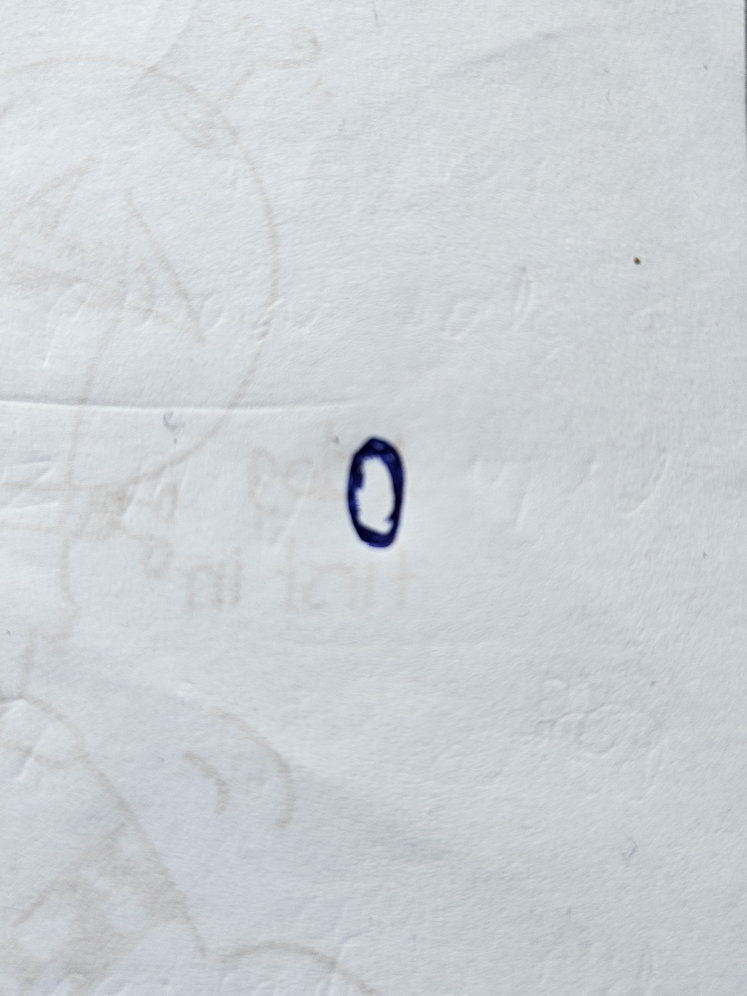
#> input picture test_images/0.jpg.jpeg, 2241 x 2987 px, found by its file name (shown at 1/3 size); its folder holds only this picture in this run
$ python test_multiple_images.py
#> lines starting #> are read from the running program, lines starting #| are printed output that depends on the picture; after the words box and inside, x2 and y2 are one past the last pixel; in counts of white or black regions, pixels touching at a corner belong together
#> (the call stopped at in compile_verilog, `result = subprocess.run( ["iverilog", "-g2012", "-o", "cnn_sim"] + SOU..`: subprocess is not available in this run)

import os
import re
import subprocess
import csv

import cv2
import numpy as np
from PIL import Image

# ==================================================
# PROJECT CONFIGURATION
# ==================================================

PROJECT = os.path.expanduser("~/fpga-cnn")
IMAGE_DIR = os.path.join(PROJECT, "test_images")

INPUT_SCALE = 45.011730688743526

PROCESSED_PATH = os.path.join(PROJECT, "processed_input.png")
MEM_PATH = os.path.join(PROJECT, "mnist_image.mem")
RESULTS_PATH = os.path.join(PROJECT, "test_results.csv")

SOURCES = [
    "cnn_top_tb.v",
    "cnn_top.v",
    "conv1_8filters_bias.v",
    "maxpool_2x2.v",
    "requantize_array.v",
    "conv2_16filters.v",
    "maxpool_2x2_conv2.v",
    "fc_layer.v",
]


# ==================================================
# IMAGE PREPROCESSING
# Same method as image_demo.py
# ==================================================

def preprocess_image(path):
    image = cv2.imread(path)
#> image is the input picture: shape (2987, 2241, 3); mean B, G, R 213.8, 209.3, 204.2

    if image is None:
        raise ValueError(f"Cannot read image: {path}")

    # Detect blue pen ink.
    hsv = cv2.cvtColor(image, cv2.COLOR_BGR2HSV)
#> hsv: shape (2987, 2241, 3); mean H, S, V 103, 11.9, 213.8

    lower_blue = np.array([90, 35, 20], dtype=np.uint8)
    upper_blue = np.array([145, 255, 255], dtype=np.uint8)

    mask = cv2.inRange(hsv, lower_blue, upper_blue)
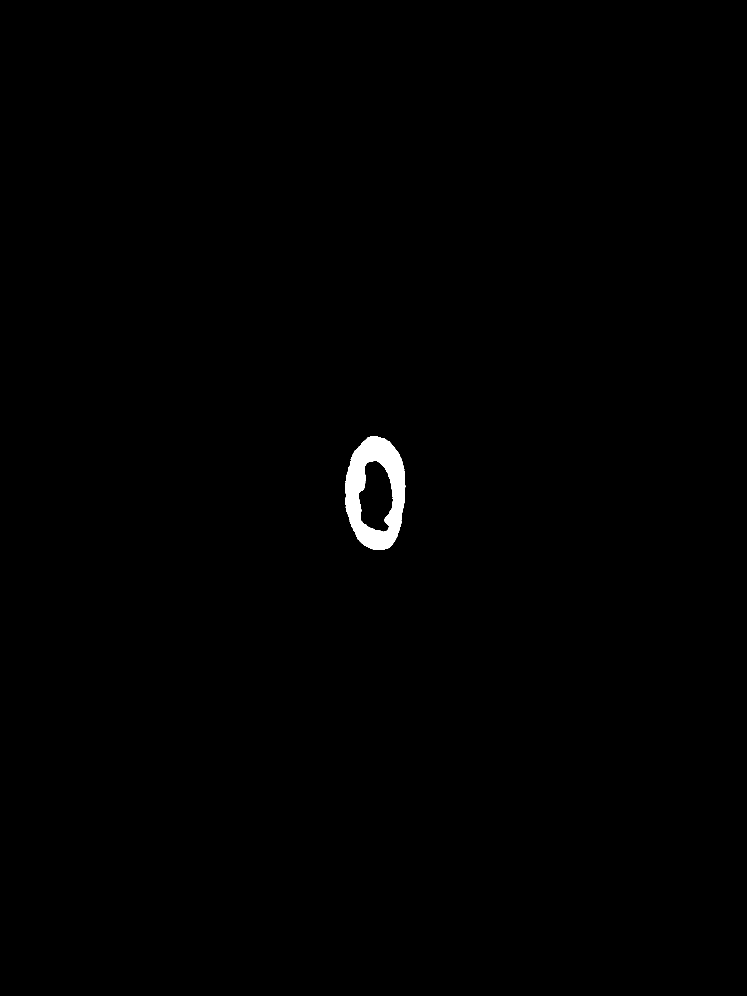
#> mask: shape (2987, 2241) (shown at 1/3 size); 0.49% white; 1 white region, box (x1, y1, x2, y2) and area: (1036, 1308, 1216, 1650) 32718

    # Remove isolated noise.
    kernel = np.ones((3, 3), dtype=np.uint8)
    mask = cv2.morphologyEx(
        mask, cv2.MORPH_OPEN, kernel, iterations=1
    )
#> mask: shape (2987, 2241); 0.49% white; 1 white region, box (x1, y1, x2, y2) and area: (1036, 1308, 1216, 1650) 32662

    # Join nearby pieces of handwriting.
    join_kernel = np.ones((5, 5), dtype=np.uint8)
    joined = cv2.morphologyEx(
        mask, cv2.MORPH_CLOSE, join_kernel, iterations=2
    )
#> joined: shape (2987, 2241); 0.49% white; 1 white region, box (x1, y1, x2, y2) and area: (1036, 1308, 1216, 1650) 32745

    count, labels, stats, _ = cv2.connectedComponentsWithStats(
        joined, connectivity=8
    )
#> count = 2; stats = [[0, 0, 2241, 2987, 6661122], [1036, 1308, 180, 342, 32745]]

    if count <= 1:
        raise ValueError("No blue handwriting detected")

    # Find the largest connected component.
    areas = stats[1:, cv2.CC_STAT_AREA]
#> areas = [32745]
    largest_label = 1 + int(np.argmax(areas))
#> largest_label = 1

    x = int(stats[largest_label, cv2.CC_STAT_LEFT])
#> x = 1036
    y = int(stats[largest_label, cv2.CC_STAT_TOP])
#> y = 1308
    w = int(stats[largest_label, cv2.CC_STAT_WIDTH])
#> w = 180
    h = int(stats[largest_label, cv2.CC_STAT_HEIGHT])
#> h = 342

    # Include a margin around the digit.
    margin = max(12, int(0.20 * max(w, h)))
#> margin = 68

    x1 = max(0, x - margin)
#> x1 = 968
    y1 = max(0, y - margin)
#> y1 = 1240
    x2 = min(joined.shape[1], x + w + margin)
#> x2 = 1284
    y2 = min(joined.shape[0], y + h + margin)
#> y2 = 1718

    # Preserve the blue pixels inside the expanded crop.
    crop = mask[y1:y2, x1:x2]
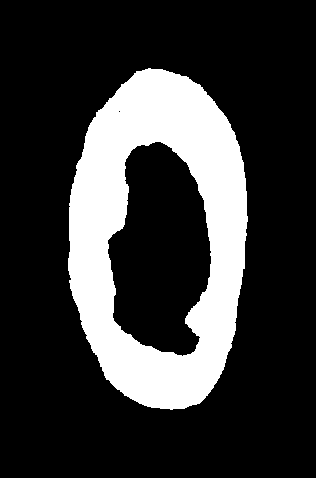
#> crop: shape (478, 316); 21.6% white; 1 white region, box (x1, y1, x2, y2) and area: (68, 68, 248, 410) 32662

    points = cv2.findNonZero(crop)
#> points = contour of 32662 points, box (x1, y1, x2, y2) (68, 68, 248, 410), area 250

    if points is None:
        raise ValueError("Could not locate digit strokes")

    bx, by, bw, bh = cv2.boundingRect(points)
#> bx = 68; by = 68; bw = 180; bh = 342
    digit = crop[by:by + bh, bx:bx + bw]
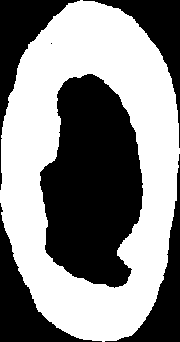
#> digit: shape (342, 180); 53.1% white; 6 black regions (1 under 20 px), largest, box (x1, y1, x2, y2) and area: (40, 74, 143, 288) 16040, (0, 203, 102, 342) 3573, (0, 0, 80, 190) 3460, (105, 154, 180, 342) 2949, (83, 0, 180, 148) 2875

    dh, dw = digit.shape

    if dw == 0 or dh == 0:
        raise ValueError("Detected digit has invalid dimensions")

    # Fit the digit inside 20x20 while preserving aspect ratio.
    scale = min(20.0 / dw, 20.0 / dh)

    new_w = max(1, int(round(dw * scale)))
    new_h = max(1, int(round(dh * scale)))

    resized = cv2.resize(
        digit,
        (new_w, new_h),
        interpolation=cv2.INTER_AREA
    )

    # Centre the digit on a black 28x28 canvas.
    canvas = np.zeros((28, 28), dtype=np.uint8)

    offset_x = (28 - new_w) // 2
    offset_y = (28 - new_h) // 2

    canvas[
        offset_y:offset_y + new_h,
        offset_x:offset_x + new_w
    ] = resized
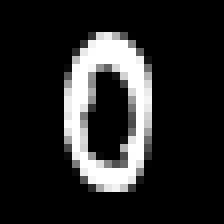
#> canvas: shape (28, 28) (shown 8 times larger); min 0, max 255, mean 38

    # Save for visual inspection and PyTorch comparison.
    Image.fromarray(canvas).save(PROCESSED_PATH)

    # Normalize and quantize exactly as in image_demo.py.
    values = []

    for pixel in canvas.flatten():
        normalized = (
            (int(pixel) / 255.0) - 0.1307
        ) / 0.3081

        quantized = round(normalized * INPUT_SCALE)
        quantized = max(-128, min(127, quantized))

        values.append(quantized)
#> after the loop, values = 784 values, max 127 at index 152, min -19 at index 0, mean 2.74

    if len(values) != 784:
        raise ValueError(
            f"Expected 784 pixels, got {len(values)}"
        )

    # Write signed INT8 values as hexadecimal bytes.
    with open(MEM_PATH, "w") as file:
        for value in values:
            file.write(f"{value & 0xFF:02x}\n")


# ==================================================
# COMPILE VERILOG
# ==================================================

def compile_verilog():
    print("Compiling Verilog CNN...")

    result = subprocess.run(
        ["iverilog", "-g2012", "-o", "cnn_sim"] + SOURCES,
        cwd=PROJECT,
        capture_output=True,
        text=True
    )

    if result.returncode != 0:
        raise RuntimeError(
            "Verilog compilation failed:\n" + result.stderr
        )

    print("Compilation successful.\n")


# ==================================================
# RUN ONE IMAGE
# ==================================================

def predict_image(path):
    # Every image must be preprocessed immediately before
    # running simulation because the testbench reads mnist_image.mem.
    preprocess_image(path)

    result = subprocess.run(
        ["vvp", "cnn_sim"],
        cwd=PROJECT,
        capture_output=True,
        text=True,
        timeout=120
    )

    if result.returncode != 0:
        raise RuntimeError(
            "Verilog simulation failed:\n" + result.stderr
        )

    match = re.search(
        r"Predicted digit:\s*(\d+)",
        result.stdout
    )

    if not match:
        raise RuntimeError(
            "Prediction not found in output:\n" + result.stdout
        )

    return int(match.group(1))


# ==================================================
# MAIN BATCH TEST
# ==================================================

def main():
    if not os.path.isdir(IMAGE_DIR):
        print("Image directory not found:", IMAGE_DIR)
        return

    # The filename must begin with the actual digit label.
    supported_extensions = (".png", ".jpg", ".jpeg", ".bmp")
    images = []

    for filename in sorted(os.listdir(IMAGE_DIR)):
        if not filename.lower().endswith(supported_extensions):
            continue

        label_match = re.match(r"([0-9])", filename)

        if label_match is None:
            print("Skipping unlabelled file:", filename)
            continue

        actual = int(label_match.group(1))
        path = os.path.join(IMAGE_DIR, filename)

        images.append((filename, path, actual))

    if not images:
        print("No labelled images found in:", IMAGE_DIR)
        return

    print("Images found:", len(images))
    print("Preprocessing: blue-ink extraction")
    print("Input dimensions: 28 x 28")
    print()

    try:
        compile_verilog()
    except Exception as error:
        print(error)
        return

    results = []

    for filename, path, actual in images:
        try:
            predicted = predict_image(path)
            correct = predicted == actual

            results.append({
                "filename": filename,
                "actual": actual,
                "predicted": predicted,
                "correct": correct
            })

            status = "CORRECT" if correct else "WRONG"

            print(
                f"{filename:20s} "
                f"Actual={actual} "
                f"Predicted={predicted} "
                f"{status}"
            )

        except Exception as error:
            print(f"{filename}: ERROR - {error}")

    # Save CSV results.
    with open(RESULTS_PATH, "w", newline="") as file:
        writer = csv.DictWriter(
            file,
            fieldnames=[
                "filename",
                "actual",
                "predicted",
                "correct"
            ]
        )

        writer.writeheader()
        writer.writerows(results)

    if not results:
        print("\nNo images were successfully tested.")
        return

    correct_count = sum(row["correct"] for row in results)
    total = len(results)
    incorrect_count = total - correct_count
    accuracy = 100.0 * correct_count / total

    print("\n========== TEST SUMMARY ==========")
    print("Images tested:", total)
    print("Correct:", correct_count)
    print("Incorrect:", incorrect_count)
    print(f"Accuracy: {accuracy:.2f}%")
    print("==================================")
    print("Results saved to:", RESULTS_PATH)


if __name__ == "__main__":
    main()
#> (the call stopped at in predict_image, `result = subprocess.run( ["vvp", "cnn_sim"], cwd=PROJECT, capture_outp..`: subprocess is not available in this run)

$ run again, on test_images/4.jpg.jpeg
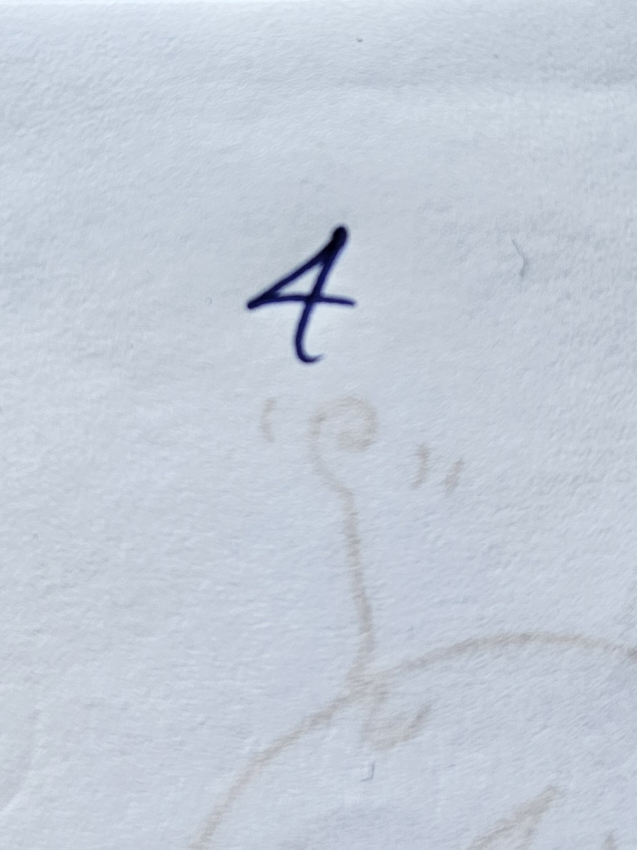
#> input picture test_images/4.jpg.jpeg, 1274 x 1699 px, found by its file name (shown at 1/2 size)
#> in preprocess_image, image is the input picture: shape (1699, 1274, 3); mean B, G, R 216.1, 204.2, 195.7
#> hsv: shape (1699, 1274, 3); mean H, S, V 107.4, 24.6, 216.1
#> in preprocess_image, `mask = cv2.inRange(hsv, lower_blue, upper_blue)`:
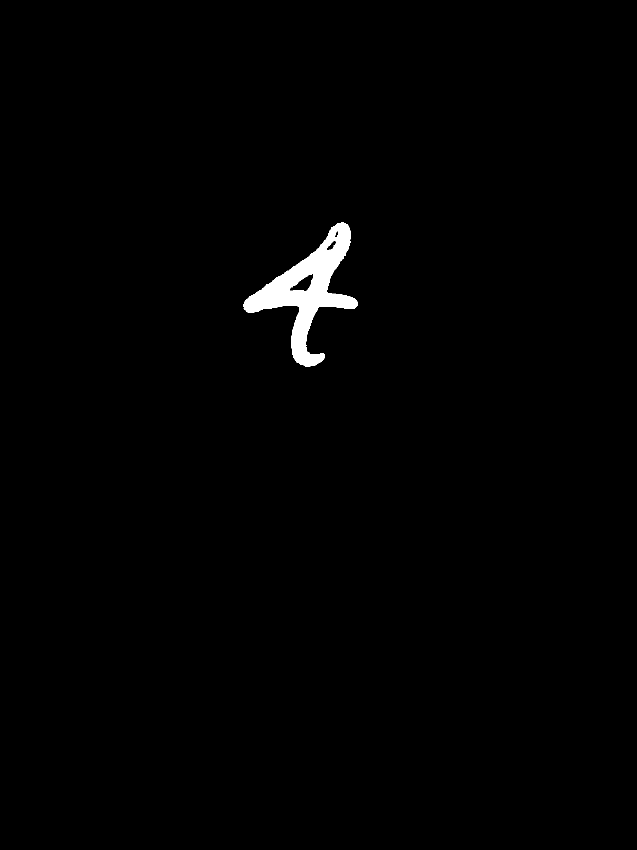
#> mask: shape (1699, 1274) (shown at 1/2 size); 0.95% white; 3 white regions (2 under 20 px), largest, box (x1, y1, x2, y2) and area: (486, 444, 716, 733) 20520
#> joined: shape (1699, 1274); 0.96% white; 1 white region, box (x1, y1, x2, y2) and area: (486, 445, 716, 733) 20847
#> count = 2; stats = [[0, 0, 1274, 1699, 2143679], [486, 445, 230, 288, 20847]]
#> areas = [20847]
#> largest_label = 1
#> x = 486
#> y = 445
#> w = 230
#> h = 288
#> margin = 57
#> x1 = 429
#> y1 = 388
#> x2 = 773
#> y2 = 790
#> crop: shape (402, 344); 14.8% white; 1 white region, box (x1, y1, x2, y2) and area: (57, 57, 287, 345) 20465
#> points = contour of 20465 points, box (x1, y1, x2, y2) (57, 57, 287, 345), area 8416
#> bx = 57; bw = 230; bh = 288
#> digit: shape (288, 230); 30.9% white; 1 white region, box (x1, y1, x2, y2) and area: (0, 0, 230, 288) 20465
#> in preprocess_image, `canvas[ offset_y:offset_y + new_h, offset_x:offset_x + new_w ] = resized`:
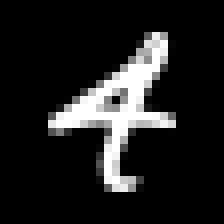
#> canvas: shape (28, 28) (shown 8 times larger); min 0, max 255, mean 32.2
#> after the loop in preprocess_image, `for pixel in canvas.flatten():`: values = 784 values, max 127 at index 215, min -19 at index 0, mean -0.598

$ run again, on test_images/5.jpg.jpeg
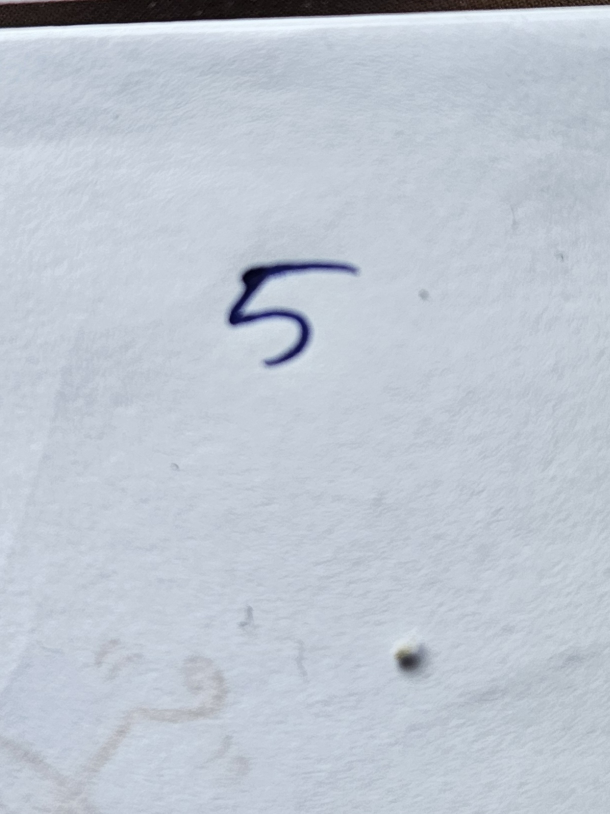
#> input picture test_images/5.jpg.jpeg, 1220 x 1627 px, found by its file name (shown at 1/2 size)
#> in preprocess_image, image is the input picture: shape (1627, 1220, 3); mean B, G, R 209.4, 198.3, 190.3
#> hsv: shape (1627, 1220, 3); mean H, S, V 105.6, 24.7, 209.6
#> in preprocess_image, `mask = cv2.inRange(hsv, lower_blue, upper_blue)`:
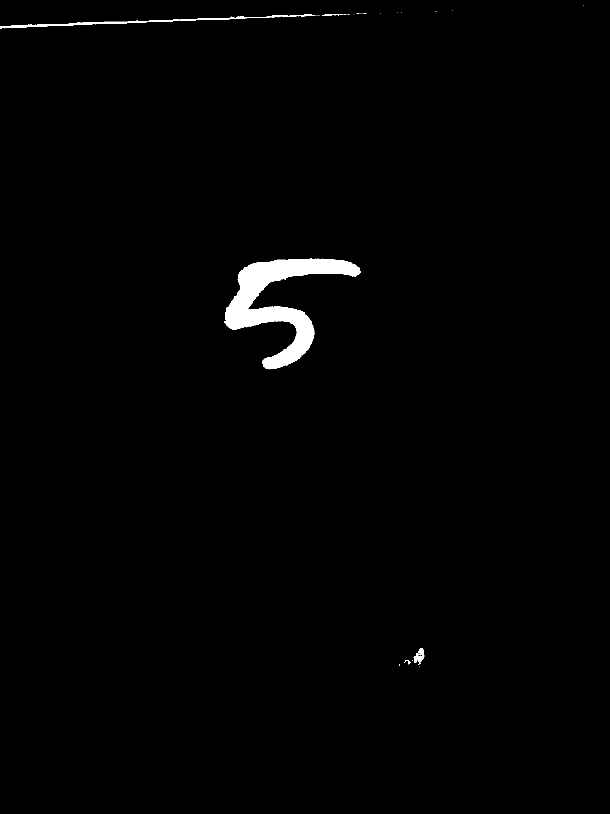
#> mask: shape (1627, 1220) (shown at 1/2 size); 1.1% white; 32 white regions (26 under 20 px), largest, box (x1, y1, x2, y2) and area: (449, 517, 721, 739) 19624, (0, 30, 579, 57) 1877, (828, 1296, 849, 1330) 373, (580, 29, 631, 33) 107, (644, 28, 687, 32) 82, (808, 1320, 821, 1329) 47
#> joined: shape (1627, 1220); 1.1% white; 9 white regions (1 under 20 px), largest, box (x1, y1, x2, y2) and area: (449, 517, 721, 738) 19592, (0, 39, 370, 57) 1347, (816, 1296, 848, 1328) 454
#> labels: shape (1627, 1220) int32; 10 distinct labels, from 0 to 9
#> count = 10; stats = [[0, 0, 1220, 1627, 1963272], [608, 29, 13, 3, 39], [656, 28, 8, 3, 24], [550, 30, 26, 4, 88], [474, 33, 17, 4, 64], [460, 35, 3, 3, 9], [395, 37, 17, 3, 51], [0, 39, 370, 18, 1347], [449, 517, 272, 221, 19592], [816, 1296, 32, 32, 454]]
#> areas = [39, 24, 88, 64, 9, 51, 1347, 19592, 454]
#> largest_label = 8
#> x = 449
#> y = 517
#> w = 272
#> h = 221
#> margin = 54
#> x1 = 395
#> y1 = 463
#> x2 = 775
#> y2 = 792
#> crop: shape (329, 380); 15.6% white; 1 white region, box (x1, y1, x2, y2) and area: (54, 54, 326, 275) 19543
#> points = contour of 19543 points, box (x1, y1, x2, y2) (54, 54, 326, 275), area 6846
#> bx = 54; bw = 272; bh = 221
#> digit: shape (221, 272); 32.5% white; 1 white region, box (x1, y1, x2, y2) and area: (0, 0, 272, 221) 19543
#> in preprocess_image, `canvas[ offset_y:offset_y + new_h, offset_x:offset_x + new_w ] = resized`:
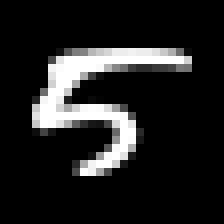
#> canvas: shape (28, 28) (shown 8 times larger); min 0, max 255, mean 33.8
#> after the loop in preprocess_image, `for pixel in canvas.flatten():`: values = 784 values, max 127 at index 204, min -19 at index 0, mean 0.37
